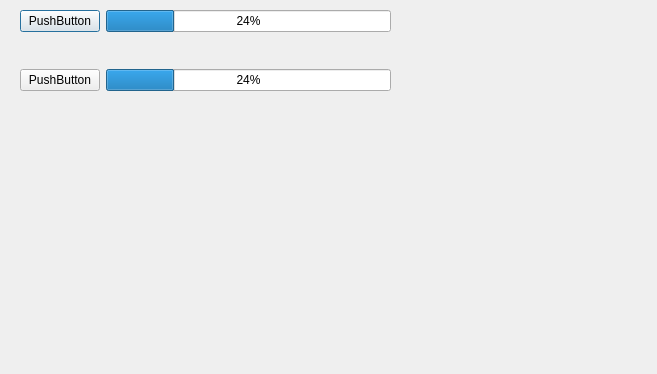
<?xml version="1.0" encoding="UTF-8"?>
<ui version="4.0">
 <class>Dialog</class>
 <widget class="QDialog" name="Dialog">
  <property name="geometry">
   <rect>
    <x>0</x>
    <y>0</y>
    <width>657</width>
    <height>374</height>
   </rect>
  </property>
  <property name="windowTitle">
   <string>Dialog</string>
  </property>
  <widget class="QWidget" name="verticalLayoutWidget">
   <property name="geometry">
    <rect>
     <x>20</x>
     <y>10</y>
     <width>371</width>
     <height>81</height>
    </rect>
   </property>
   <layout class="QVBoxLayout" name="verticalLayout">
    <item>
     <layout class="QHBoxLayout" name="horizontalLayout">
      <item>
       <widget class="QPushButton" name="pushButton_2">
        <property name="text">
         <string>PushButton</string>
        </property>
       </widget>
      </item>
      <item>
       <widget class="QProgressBar" name="progressBar">
        <property name="value">
         <number>24</number>
        </property>
       </widget>
      </item>
     </layout>
    </item>
    <item>
     <spacer name="verticalSpacer">
      <property name="orientation">
       <enum>Qt::Vertical</enum>
      </property>
      <property name="sizeHint" stdset="0">
       <size>
        <width>20</width>
        <height>40</height>
       </size>
      </property>
     </spacer>
    </item>
    <item>
     <layout class="QHBoxLayout" name="horizontalLayout_2">
      <item>
       <widget class="QPushButton" name="pushButton_3">
        <property name="text">
         <string>PushButton</string>
        </property>
       </widget>
      </item>
      <item>
       <widget class="QProgressBar" name="progressBar_2">
        <property name="value">
         <number>24</number>
        </property>
       </widget>
      </item>
     </layout>
    </item>
   </layout>
  </widget>
 </widget>
 <resources/>
 <connections/>
</ui>
